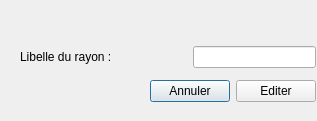
<?xml version="1.0" encoding="UTF-8"?>
<ui version="4.0">
 <class>rayon</class>
 <widget class="QDialog" name="rayon">
  <property name="geometry">
   <rect>
    <x>0</x>
    <y>0</y>
    <width>317</width>
    <height>121</height>
   </rect>
  </property>
  <property name="windowTitle">
   <string>Dialog</string>
  </property>
  <widget class="QWidget" name="layoutWidget">
   <property name="geometry">
    <rect>
     <x>20</x>
     <y>40</y>
     <width>296</width>
     <height>69</height>
    </rect>
   </property>
   <layout class="QGridLayout" name="gridLayout">
    <item row="0" column="0" colspan="2">
     <widget class="QLabel" name="label">
      <property name="text">
       <string>Libelle du rayon :</string>
      </property>
     </widget>
    </item>
    <item row="0" column="2" colspan="2">
     <widget class="QLineEdit" name="lineEditRayonLibelle"/>
    </item>
    <item row="1" column="0">
     <spacer name="horizontalSpacer">
      <property name="orientation">
       <enum>Qt::Horizontal</enum>
      </property>
      <property name="sizeHint" stdset="0">
       <size>
        <width>40</width>
        <height>20</height>
       </size>
      </property>
     </spacer>
    </item>
    <item row="1" column="1" colspan="2">
     <widget class="QPushButton" name="pushButtonRayonAnnuler">
      <property name="text">
       <string>Annuler</string>
      </property>
      <property name="icon">
       <iconset resource="images.qrc">
        <normaloff>:/exit</normaloff>:/exit</iconset>
      </property>
     </widget>
    </item>
    <item row="1" column="3">
     <widget class="QPushButton" name="pushButtonRayonEditer">
      <property name="text">
       <string>Editer</string>
      </property>
      <property name="icon">
       <iconset resource="images.qrc">
        <normaloff>:/save</normaloff>:/save</iconset>
      </property>
     </widget>
    </item>
   </layout>
  </widget>
 </widget>
 <resources>
  <include location="images.qrc"/>
 </resources>
 <connections/>
</ui>
